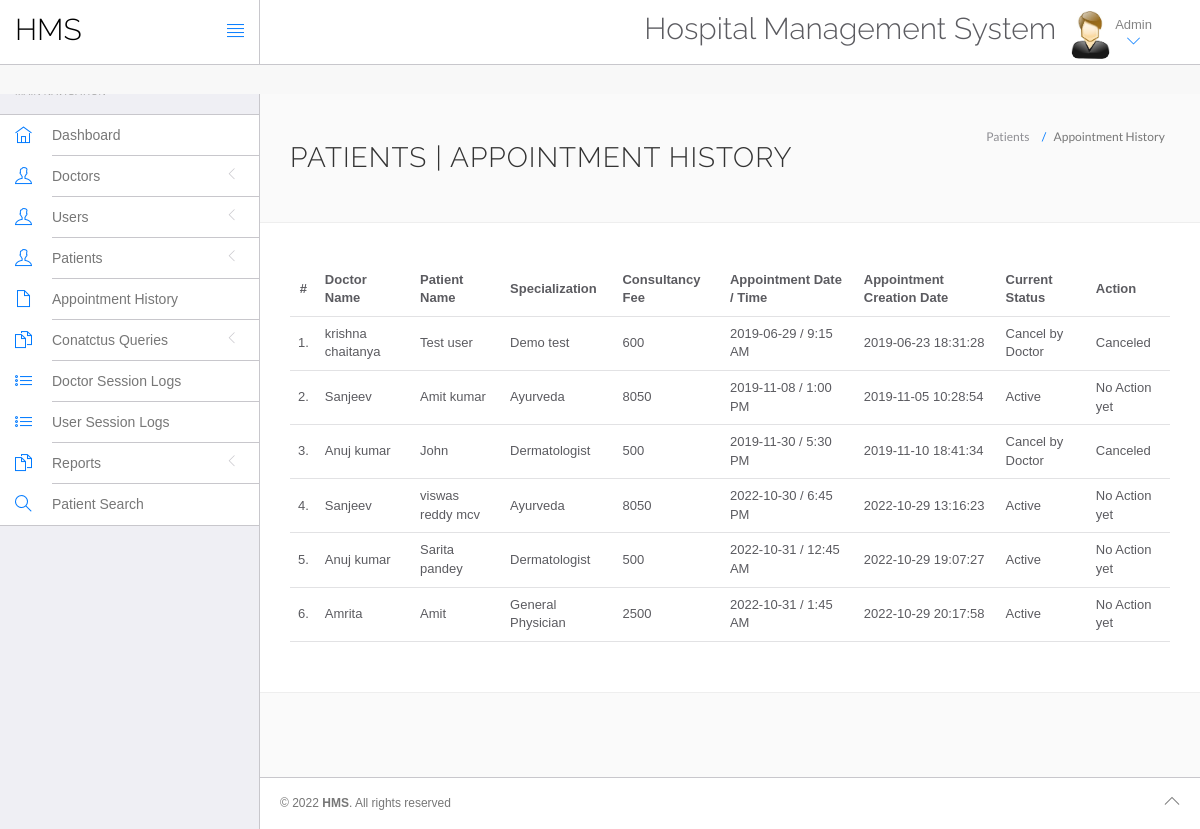
/hms/admin/appointment-history.php (signed in), run on the app's committed database.
### tables this page shows
CREATE TABLE `appointment` (
  `id` int(11) NOT NULL,
  `doctorSpecialization` varchar(255) DEFAULT NULL,
  `doctorId` int(11) DEFAULT NULL,
  `userId` int(11) DEFAULT NULL,
  `consultancyFees` int(11) DEFAULT NULL,
  `appointmentDate` varchar(255) DEFAULT NULL,
  `appointmentTime` varchar(255) DEFAULT NULL,
  `postingDate` timestamp NULL DEFAULT current_timestamp(),
  `userStatus` int(11) DEFAULT NULL,
  `doctorStatus` int(11) DEFAULT NULL,
  `updationDate` timestamp NULL DEFAULT NULL ON UPDATE current_timestamp(),
  `of` int(11) NOT NULL,
  `prescribe` varchar(100) DEFAULT NULL
);

CREATE TABLE `doctors` (
  `id` int(11) NOT NULL,
  `specilization` varchar(255) DEFAULT NULL,
  `doctorName` varchar(255) DEFAULT NULL,
  `address` longtext DEFAULT NULL,
  `docFees` varchar(255) DEFAULT NULL,
  `contactno` bigint(11) DEFAULT NULL,
  `docEmail` varchar(255) DEFAULT NULL,
  `password` varchar(255) DEFAULT NULL,
  `creationDate` timestamp NULL DEFAULT current_timestamp(),
  `updationDate` timestamp NULL DEFAULT NULL ON UPDATE current_timestamp()
);

CREATE TABLE `users` (
  `id` int(11) NOT NULL,
  `fullName` varchar(255) DEFAULT NULL,
  `address` longtext DEFAULT NULL,
  `city` varchar(255) DEFAULT NULL,
  `gender` varchar(255) DEFAULT NULL,
  `email` varchar(255) DEFAULT NULL,
  `password` varchar(255) DEFAULT NULL,
  `regDate` timestamp NULL DEFAULT current_timestamp(),
  `updationDate` timestamp NULL DEFAULT NULL ON UPDATE current_timestamp()
);

### hms/admin/appointment-history.php (the view, shortened to what this page needs)
<?php
include('include/config.php');
?>
<!DOCTYPE html>
<html lang="en">
	<head>
		<link rel="stylesheet" href="vendor/bootstrap/css/bootstrap.min.css">
		<link rel="stylesheet" href="vendor/fontawesome/css/font-awesome.min.css">
		<link rel="stylesheet" href="vendor/themify-icons/themify-icons.min.css">
		<link href="vendor/animate.css/animate.min.css" rel="stylesheet" media="screen">
		<link href="vendor/perfect-scrollbar/perfect-scrollbar.min.css" rel="stylesheet" media="screen">
		<link href="vendor/switchery/switchery.min.css" rel="stylesheet" media="screen">
		<link href="vendor/bootstrap-touchspin/jquery.bootstrap-touchspin.min.css" rel="stylesheet" media="screen">
		<link href="vendor/select2/select2.min.css" rel="stylesheet" media="screen">
		<link href="vendor/bootstrap-datepicker/bootstrap-datepicker3.standalone.min.css" rel="stylesheet" media="screen">
		<link href="vendor/bootstrap-timepicker/bootstrap-timepicker.min.css" rel="stylesheet" media="screen">
		<link rel="stylesheet" href="assets/css/styles.css">
		<link rel="stylesheet" href="assets/css/plugins.css">
		<link rel="stylesheet" href="assets/css/themes/theme-1.css" id="skin_color" />
	</head>
	<body>
		<div id="app">
<?php include('include/sidebar.php');?>
			<div class="app-content">
					<?php include('include/header.php');?>
				<div class="main-content" >
					<div class="wrap-content container" id="container">
						<section id="page-title">
							<div class="row">
								<div class="col-sm-8">
									<h1 class="mainTitle">Patients  | Appointment History</h1>
																	</div>
								<ol class="breadcrumb">
									<li>
										<span>Patients </span>
									</li>
									<li class="active">
										<span>Appointment History</span>
									</li>
								</ol>
							</div>
						</section>
						<div class="container-fluid container-fullw bg-white">
									<div class="row">
								<div class="col-md-12">
									<table class="table table-hover" id="sample-table-1">
										<thead>
											<tr>
												<th class="center">#</th>
												<th class="hidden-xs">Doctor Name</th>
												<th>Patient Name</th>
												<th>Specialization</th>
												<th>Consultancy Fee</th>
												<th>Appointment Date / Time </th>
												<th>Appointment Creation Date  </th>
												<th>Current Status</th>
												<th>Action</th>
											</tr>
										</thead>
										<tbody>
<?php
$sql=mysqli_query($con,"select doctors.doctorName as docname,users.fullName as pname,appointment.*  from appointment join doctors on doctors.id=appointment.doctorId join users on users.id=appointment.userId ");
$cnt=1;
while($row=mysqli_fetch_array($sql))
{
?>
											<tr>
												<td class="center"><?php echo $cnt;?>.</td>
												<td class="hidden-xs"><?php echo $row['docname'];?></td>
												<td class="hidden-xs"><?php echo $row['pname'];?></td>
												<td><?php echo $row['doctorSpecialization'];?></td>
												<td><?php echo $row['consultancyFees'];?></td>
												<td><?php echo $row['appointmentDate'];?> / <?php echo
												 $row['appointmentTime'];?>
												</td>
												<td><?php echo $row['postingDate'];?></td>
												<td>
<?php if(($row['userStatus']==1) && ($row['doctorStatus']==1))
{
	echo "Active";
}
if(($row['userStatus']==1) && ($row['doctorStatus']==0))
{
	echo "Cancel by Doctor";
}
												?></td>
												<td >
												<div class="visible-md visible-lg hidden-sm hidden-xs">
							<?php if(($row['userStatus']==1) && ($row['doctorStatus']==1))
{
echo "No Action yet";
	 } else {
		echo "Canceled";
		} ?>
												</div>
												</td>
											</tr>
											<?php
$cnt=$cnt+1;
											 }?>
										</tbody>
									</table>
								</div>
							</div>
								</div>
					</div>
				</div>
			</div>
	<?php include('include/footer.php');?>
		</div>
	</body>
</html>

### hms/admin/include/sidebar.php (shortened to what this page needs)
<div class="sidebar app-aside" id="sidebar">
				<div class="sidebar-container perfect-scrollbar">
<nav>
						<div class="navbar-title">
							<span>Main Navigation</span>
						</div>
						<ul class="main-navigation-menu">
							<li>
								<a href="dashboard.php">
									<div class="item-content">
										<div class="item-media">
											<i class="ti-home"></i>
										</div>
										<div class="item-inner">
											<span class="title"> Dashboard </span>
										</div>
									</div>
								</a>
							</li>
							<li>
								<a href="javascript:void(0)">
									<div class="item-content">
										<div class="item-media">
											<i class="ti-user"></i>
										</div>
										<div class="item-inner">
											<span class="title"> Doctors </span><i class="icon-arrow"></i>
										</div>
									</div>
								</a>
								</li>
				<li>
								<a href="javascript:void(0)">
									<div class="item-content">
										<div class="item-media">
											<i class="ti-user"></i>
										</div>
										<div class="item-inner">
											<span class="title"> Users </span><i class="icon-arrow"></i>
										</div>
									</div>
								</a>
								</li>
								<li>
								<a href="javascript:void(0)">
									<div class="item-content">
										<div class="item-media">
											<i class="ti-user"></i>
										</div>
										<div class="item-inner">
											<span class="title"> Patients </span><i class="icon-arrow"></i>
										</div>
									</div>
								</a>
								</li>
<li>
								<a href="appointment-history.php">
									<div class="item-content">
										<div class="item-media">
											<i class="ti-file"></i>
										</div>
										<div class="item-inner">
											<span class="title"> Appointment History </span>
										</div>
									</div>
								</a>
							</li>
				<li>
								<a href="javascript:void(0)">
									<div class="item-content">
										<div class="item-media">
											<i class="ti-files"></i>
										</div>
										<div class="item-inner">
											<span class="title"> Conatctus Queries </span><i class="icon-arrow"></i>
										</div>
									</div>
								</a>
								</li>
	<li>
								<a href="doctor-logs.php">
									<div class="item-content">
										<div class="item-media">
											<i class="ti-list"></i>
										</div>
										<div class="item-inner">
											<span class="title"> Doctor Session Logs </span>
										</div>
									</div>
								</a>
							</li>
							<li>
								<a href="user-logs.php">
									<div class="item-content">
										<div class="item-media">
											<i class="ti-list"></i>
										</div>
										<div class="item-inner">
											<span class="title"> User Session Logs </span>
										</div>
									</div>
								</a>
							</li>
				<li>
								<a href="javascript:void(0)">
									<div class="item-content">
										<div class="item-media">
											<i class="ti-files"></i>
										</div>
										<div class="item-inner">
											<span class="title"> Reports </span><i class="icon-arrow"></i>
										</div>
									</div>
								</a>
								<li>
								<a href="patient-search.php">
									<div class="item-content">
										<div class="item-media">
											<i class="ti-search"></i>
										</div>
										<div class="item-inner">
											<span class="title"> Patient Search </span>
										</div>
									</div>
								</a>
							</li>
								</li>
						</ul>
					</nav>
					</div>
			</div>

### hms/admin/include/header.php (shortened to what this page needs)
<header class="navbar navbar-default navbar-static-top">
					<div class="navbar-header">
						<a class="navbar-brand" href="#">
							<h2 style="padding-top:20%; color:#000 ">HMS</h2>
						</a>
						<a href="#" class="sidebar-toggler pull-right visible-md visible-lg" data-toggle-class="app-sidebar-closed" data-toggle-target="#app">
							<i class="ti-align-justify"></i>
						</a>
					</div>
					<div class="navbar-collapse collapse">
						<ul class="nav navbar-right">
								<li  style="padding-top:2% ">
								<h2>Hospital Management System</h2>
							</li>
							<li class="dropdown current-user">
								<a href class="dropdown-toggle" data-toggle="dropdown">
									<img src="assets/images/images.jpg" > <span class="username">
			Admin
									<i class="ti-angle-down"></i></i></span>
								</a>
							</li>
						</ul>
					</div>
				</header>

### hms/admin/include/footer.php
<footer>
				<div class="footer-inner">
					<div class="pull-left">
						&copy; <span class="current-year"></span><span class="text-bold text-uppercase"> HMS</span>. <span>All rights reserved</span>
					</div>
					<div class="pull-right">
						<span class="go-top"><i class="ti-angle-up"></i></span>
					</div>
				</div>
			</footer>

### hms/admin/assets/css/plugins.css (style rules this page uses)
.perfect-scrollbar { overflow-y: hidden !important; }

### hms/admin/assets/css/themes/theme-1.css (style rules this page uses)
body { background: #FAFAFA; }
header .navbar-header { background: #ffffff !important; border-right-color: #c8c7cc !important; border-bottom-color: #c8c7cc !important; }
header .navbar-header .sidebar-toggler, header .navbar-header .sidebar-mobile-toggler { color: #007aff !important; }
header .navbar-header .navbar-brand { color: #777 !important; }
header .navbar-collapse { background: #ffffff !important; border-bottom-color: #c8c7cc !important; box-shadow: none !important; }
header .navbar-collapse .navbar-right > li > a { color: #777; }
header .navbar-collapse .navbar-right > li > a i { color: #007aff !important; }
#sidebar { background: #EFEFF4 !important; }
#sidebar:before { border-right-width: "1px" !important; border-right-style: solid; border-right-color: #c8c7cc !important; }
#sidebar nav { border-right-width: "1px" !important; border-right-style: solid; border-right-color: #c8c7cc !important; }
#sidebar nav .navbar-title { color: #aaaaaa; }
#sidebar nav > ul { background: #ffffff !important; border-bottom-color: #c8c7cc !important; border-top-color: #c8c7cc !important; }
#sidebar nav > ul > li > a .item-media > i { color: #007aff !important; }
#sidebar nav > ul > li > a .item-inner { color: #777 !important; border-bottom-color: #c8c7cc; }
#app > footer { background: #ffffff !important; border-top-color: #c8c7cc !important; color: #777; }

### hms/admin/appointment-history.php (style rules this page uses)
body { top:0 !important; }

### hms/include/setting.php (style rules this page uses)
body { top:0 !important; }

### data on the page
appointment: doctorId.doctorName "krishna chaitanya", userId.fullName "Test user", doctorSpecialization "Demo test", consultancyFees "600", appointmentDate "2019-06-29", appointmentTime "9:15 AM", postingDate "2019-06-23 18:31:28", userStatus "Cancel by Doctor"
appointment: doctorId.doctorName "Sanjeev", userId.fullName "Amit kumar", doctorSpecialization "Ayurveda", consultancyFees "8050", appointmentDate "2019-11-08", appointmentTime "1:00 PM", postingDate "2019-11-05 10:28:54", userStatus "Active"
appointment: doctorId.doctorName "Anuj kumar", userId.fullName "John", doctorSpecialization "Dermatologist", consultancyFees "500", appointmentDate "2019-11-30", appointmentTime "5:30 PM", postingDate "2019-11-10 18:41:34", userStatus "Cancel by Doctor"
appointment: doctorId.doctorName "Sanjeev", userId.fullName "viswas reddy mcv", doctorSpecialization "Ayurveda", consultancyFees "8050", appointmentDate "2022-10-30", appointmentTime "6:45 PM", postingDate "2022-10-29 13:16:23", userStatus "Active"
appointment: doctorId.doctorName "Anuj kumar", userId.fullName "Sarita pandey", doctorSpecialization "Dermatologist", consultancyFees "500", appointmentDate "2022-10-31", appointmentTime "12:45 AM", postingDate "2022-10-29 19:07:27", userStatus "Active"
appointment: doctorId.doctorName "Amrita", userId.fullName "Amit", doctorSpecialization "General Physician", consultancyFees "2500", appointmentDate "2022-10-31", appointmentTime "1:45 AM", postingDate "2022-10-29 20:17:58", userStatus "Active"
